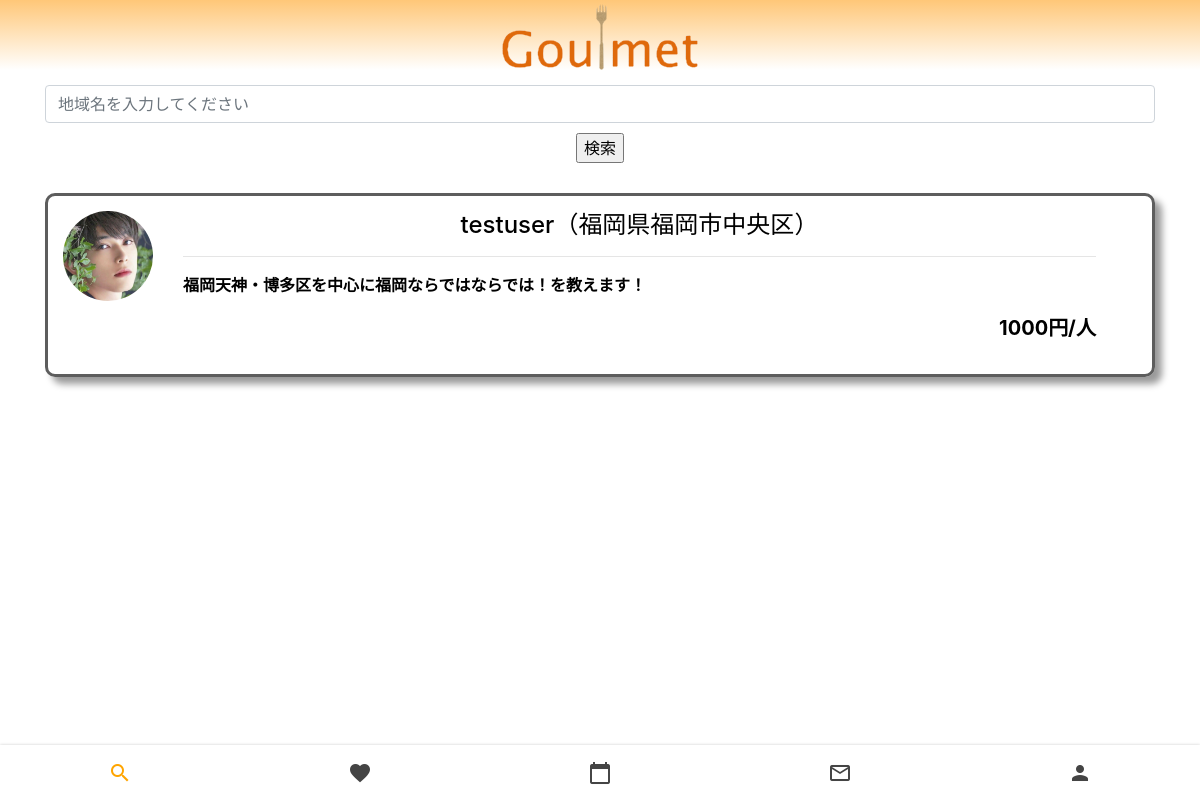
The page /search/search_list/ (signed in) on the database as committed earlier.
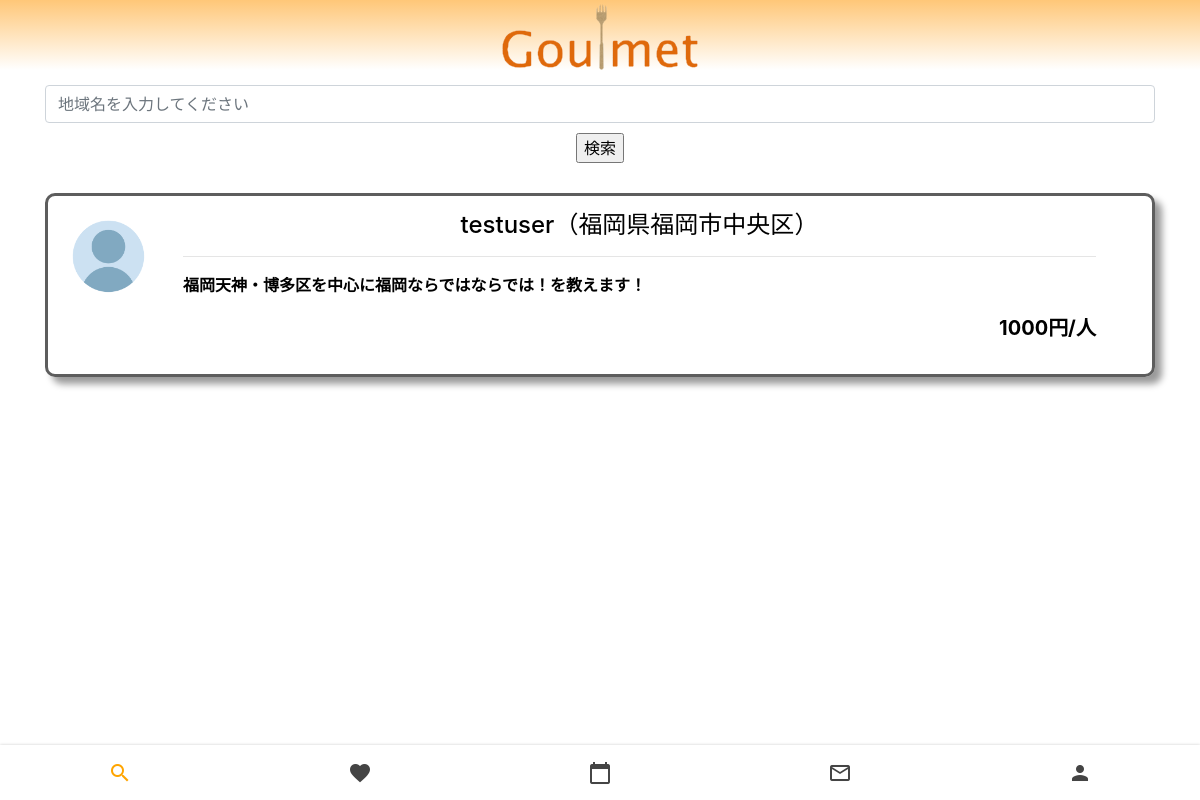
The same page on the database as committed later.
### account/models.py (models this page shows, shortened)
class GoulmetModel(models.Model):
    user_id = models.ForeignKey(CustomUser,on_delete=models.CASCADE)
    self_introduction = models.TextField('自己紹介',max_length=140)
    area = models.CharField('地域',max_length=50)
    plan = models.TextField('プラン',max_length=50,null=True)
    base_price = models.IntegerField('基本料金')
    is_pass = models.BooleanField('審査合格フラグ',null=True)
    created_at = models.DateTimeField('作成日時',auto_now_add=True)
    like = models.ManyToManyField(CustomUser, related_name='like', blank=True)

### myuser/models.py (models this page shows)
class CustomUser(AbstractUser):
    icon = models.ImageField(upload_to = 'upload',blank=True)
    is_goulmet = models.BooleanField(default=False)
    def __str__(self):
        return self.username

### search_app/views.py (the view)
# urls.py: path('search_list/', ResultView.as_view(), name='search_list'),
class ResultView(ListView):
    model = GoulmetModel
    template_name = 'search/search_list.html'
    def get_queryset(self):
        queryset = GoulmetModel.objects.order_by('-created_at')
        keyword = self.request.GET.get('keyword')
        if keyword:
            queryset = queryset.filter(area__icontains=keyword)
        return queryset

### templates/search/search_list.html (shortened to what this page needs)
{% extends 'base.html' %}
{% load static %}
{% block content %}
<head>
    <link rel="stylesheet" href="https://stackpath.bootstrapcdn.com/bootstrap/4.2.1/css/bootstrap.min.css">
</head>
{% if user.is_authenticated %}
<div  style="margin-top: 15px;">
    <div class="container">
        <form class="" action="" method="GET">
            <input type="text" class="form-control" placeholder="地域名を入力してください" name="keyword">
            <div style="text-align: center; margin-top: 10px;">
                <input type="submit" value="検索">
            </div>
        </form>
    {% for object in object_list %}
        <a style="text-decoration: none; color: #000000;" href="{% url 'search_app:goulmet_info' pk=object.pk %}">
            <div class="goulmet">
                <div class="goulmet_icon">
                    {% if object.user_id.icon %}
                    <img id="icon" src="{{object.user_id.icon.url}}" alt="" id="preview">
                    {% else %}
                    <img id="icon" src="{% static 'img/no_icon.png' %}" alt="" id="preview">
                {% endif %}
                </div>
                <div class="goulmet_info">
                    <div style="text-align: center;">
                        <h4>{{object.user_id}}（{{object.area}}）</h4>
                    </div>
                    <hr>
                    <p>{{object.plan}}</p>
                    <div style="text-align: right; font-size: 20px;">
                        <p>{{object.base_price}}円/人</p>
                    </div>
                </div>
            </div>
        </a>
    {% endfor %}
    </div>
</div>
<nav class="nav">
    <a style="text-decoration: none;" href="{% url 'search_app:search_form' %}" id="1" class="nav__link nav__link--active">
        <i class="material-icons nav__icon">search</i>
    </a>
    <a style="text-decoration: none;" href="{% url 'favorite:favorite_list' %}" id="2" class="nav__link">
        <i class="material-icons nav__icon">favorite</i>
    </a>
    <a style="text-decoration: none;" href="{% url 'reservation:reservation_confirm' %}" id="3" class="nav__link">
        <i class="material-icons nav__icon">calendar_today</i>
    </a>
    <a style="text-decoration: none;" href="{% url 'chat:chat_list' %}" id="4" class="nav__link">
        <i class="material-icons nav__icon">mail_outline</i>
    </a>
    <a style="text-decoration: none;" href="{% url 'account:user_update' %}" id="5" class="nav__link">
        <i class="material-icons nav__icon">person</i>
    </a>
</nav>
{% else %}
ログインしてください
<p><a href="{% url 'register:login' %}">ログイン画面へ</a></p>
{% endif %}
{% endblock %}

Rows that differ between the two databases and show on the page:
changed through a linked row, GoulmetModel "福岡県福岡市中央区": icon: picture added; user_id.icon: picture removed
